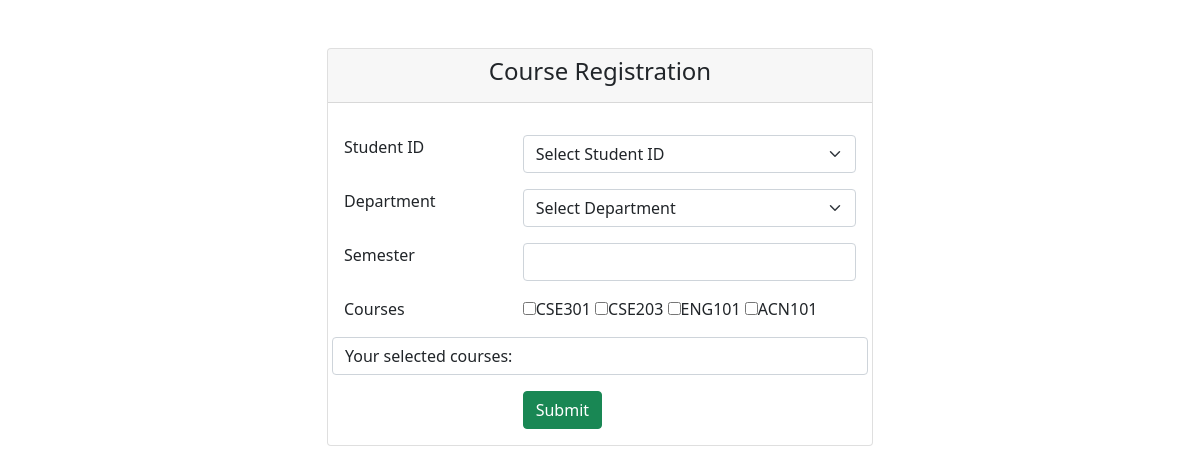
The page /pages/course_registration.php on the database its author committed.
### tables this page shows
CREATE TABLE `courses` (
  `id` bigint(20) NOT NULL AUTO_INCREMENT,
  `dept_id` varchar(20) NOT NULL,
  `course_id` varchar(100) NOT NULL,
  `course_name` varchar(255) NOT NULL,
  `created_at` timestamp NULL DEFAULT NULL,
  PRIMARY KEY (`id`)
);

### pages/course_registration.php (the view, shortened to what this page needs)
<?php
include 'includes/header.php';
include 'database.php';
?>
    <section class="py-5">
        <div class="container">
            <div class="row">
                <div class="col-md-6 mx-auto">
                    <div class="card">
                        <div class="card-header">
                            <h4 class="text-center">Course Registration</h4>
                        </div>
                        <div class="card-body">
                            <form action="action.php?page=course_registration" method="post">
                                <div class="row mt-3">
                                    <label for="" class="col-md-4">Student ID</label>
                                    <div class="col-md-8">
                                        <select name="std_id" value="<?php echo $rows['std_id']; ?>" id="" class="form-select form-control">
                                            <option value="" disabled selected>Select Student ID</option>
                                            <?php
                                            if ($_SESSION['user_type'] == 'student')
                                            {
                                                $admin = "SELECT std_id FROM student_info WHERE std_id = '".$_SESSION['person_role']."'";
                                            }
                                            else
                                            {
                                                $admin = "SELECT std_id FROM student_info";
                                            }
                                            $result = (mysqli_query($connect, $admin));
                                            while($rows = mysqli_fetch_assoc($result)) {
                                                ?>
                                                <option value="<?php echo $rows['std_id']?>"><?php echo $rows['std_id']?></option>
                                            <?php } ?>
                                        </select>
                                    </div>
                                </div>
                                <div class="row mt-3">
                                    <label for="" class="col-md-4">Department</label>
                                    <div class="col-md-8">
                                        <select name="dept_id" value="<?php echo $rows['dept_id']; ?>" id="" class="form-select form-control">
                                            <option value="" disabled selected>Select Department</option>
                                        </select>
                                    </div>
                                </div>
                                <div class="row mt-3">
                                    <label for="" class="col-md-4">Semester</label>
                                    <div class="col-md-8">
                                        <input type="text" name="semester" class="form-control" />
                                    </div>
                                </div>
                                <div class="row mt-3">
                                    <label for="" class="col-md-4">Courses</label>
                                    <div class="col-md-8">
                                        <?php
                                        $result = (mysqli_query($connect, "SELECT course_id FROM courses"));
                                        while ($rows = mysqli_fetch_assoc($result)) {
                                            ?>
                                            <label for=""><input type="checkbox" class="course_class" name="courses[]" id="course_id" onclick="buttonEventHandler(this)" value="<?php echo $rows['course_id']?>"><?php echo $rows['course_id']?></label>
                                        <?php } ?>
                                    </div>
                                </div>
                                <div class="row mt-3">
                                    <label for="" class="col-md-4 form-control">Your selected courses: </label>
                                </div>
                                <div class="row mt-3">
                                    <label for="" class="col-md-4"></label>
                                    <div class="col-md-8">
                                        <input type="submit" name="course_reg" value="Submit" class="btn btn-success">
                                    </div>
                                </div>
                            </form>
                        </div>
                    </div>
                </div>
            </div>
        </div>
    </section>
<?php
include 'includes/footer.php';
?>

### rows shown on the page
courses: course "CSE301"
courses: course "CSE203"
courses: course "ENG101"
courses: course "ACN101"
